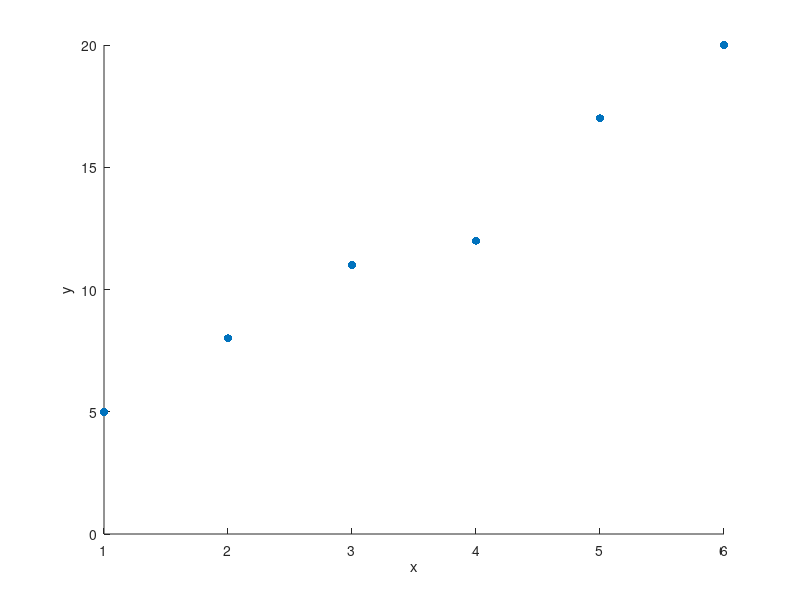

Write MATLAB code to recreate this figure. (Note: this script raises an error after producing the figure.)
% Generate six points along a line with positive slope
x = (1:6)';
y = 2 + 3*x;
% Alter one point to break exact linearity but keep perfect ranking
y(4)=12;
scatter(x,y,'red','filled')
xlabel('x')
ylabel('y')
% Spearman rank correlation
disp('Spearman rank correlation:')
disp(corr(x,y,'Type','Spearman'))
% Pearson linear correlation
disp('Pearson correlation:')
disp(corr(x,y))